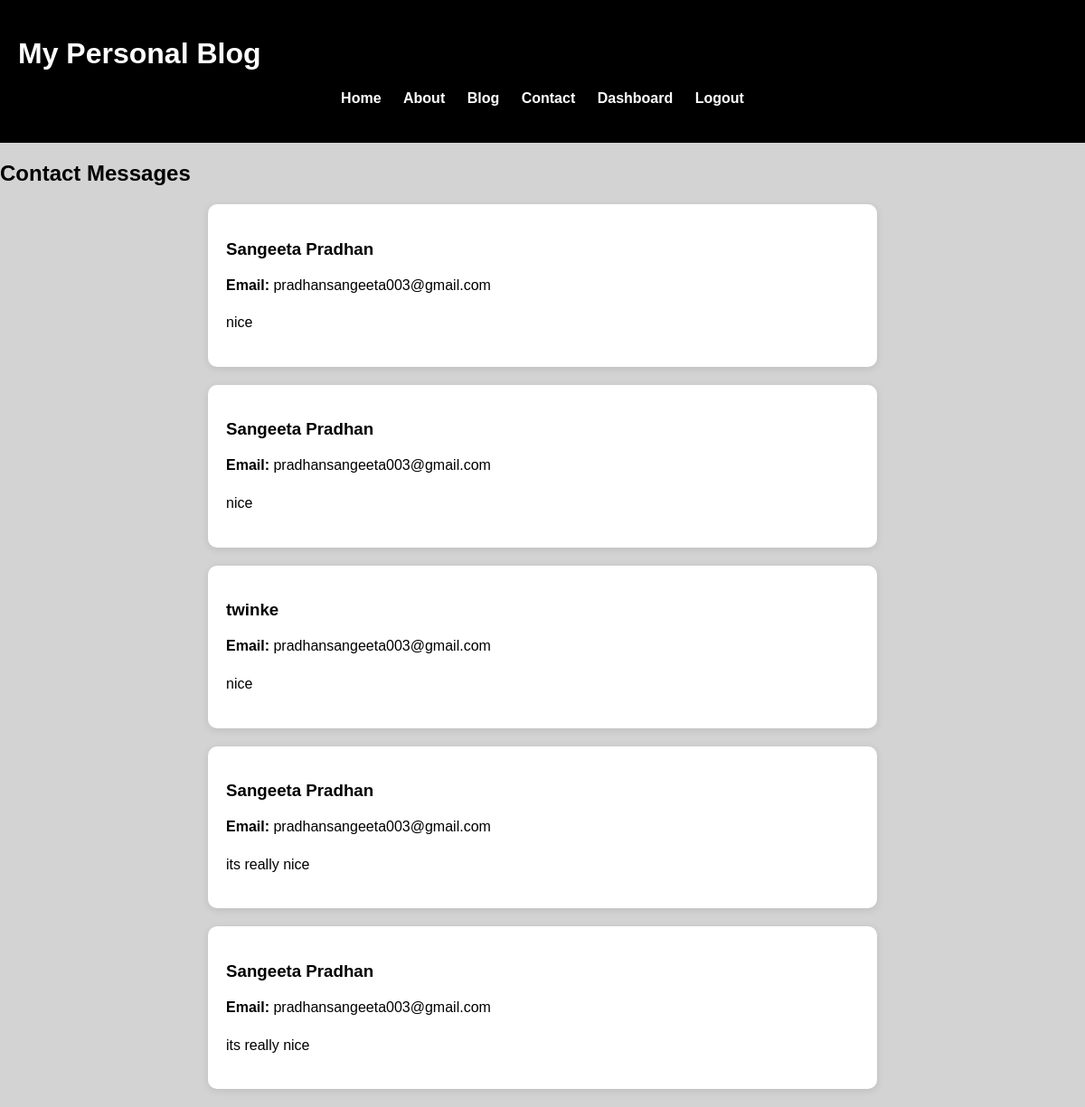
Page /messages (signed in) on the committed database.
### tables this page shows
CREATE TABLE messages (
        id INTEGER PRIMARY KEY AUTOINCREMENT,
        name TEXT NOT NULL,
        email TEXT NOT NULL,
        message TEXT NOT NULL
    );

### app.py (the view)
@app.route("/messages")
def messages():
    if "user_id" not in session:
        return redirect(url_for("login"))
    connection = sqlite3.connect("blog.db")
    connection.row_factory = sqlite3.Row
    messages = connection.execute(
        "SELECT * FROM messages ORDER BY id DESC"
    ).fetchall()
    connection.close()
    return render_template("messages.html", messages=messages)

### templates/messages.html (shortened to what this page needs)
<!DOCTYPE html>
<html>
<head>
    <link rel="stylesheet"
          href="{{ url_for('static', filename='style.css') }}">
</head>
<body>
    <header>
        <h1>My Personal Blog</h1>
        <nav>
            <a href="/">Home</a>
            <a href="/about">About</a>
            <a href="/blog">Blog</a>
            <a href="/contact">Contact</a>
            <a href="/dashboard">Dashboard</a>
            <a href="/logout">Logout</a>
        </nav>
    </header>
    <main>
        <h2>Contact Messages</h2>
        {% for message in messages %}
        <article>
            <h3>{{ message["name"] }}</h3>
            <p>
                <strong>Email:</strong>
                {{ message["email"] }}
            </p>
            <p>
                {{ message["message"] }}
            </p>
        </article>
        {% else %}
        <p>No messages yet.</p>
        {% endfor %}
    </main>
</body>
</html>

### static/style.css (style rules this page uses)
body { margin: 0; background-color: lightgray; font-family: Arial, sans-serif; }
header { background-color: black; color: white; padding: 20px; }
nav a { color: white; margin: 10px; }
article { background: white; padding: 20px; margin: 20px auto; max-width: 700px; border-radius: 10px; box-shadow: 0 2px 8px rgba(0, 0, 0, 0.1); }
article h3 { margin-bottom: 10px; }
article p { line-height: 1.6; }
nav { text-align: center; margin: 20px 0; }
nav a { margin: 0 10px; text-decoration: none; font-weight: bold; color: white; }

### rows in the picture
messages: name "Sangeeta Pradhan", email "pradhansangeeta003@gmail.com", message "nice"
messages: name "Sangeeta Pradhan", email "pradhansangeeta003@gmail.com", message "nice"
messages: name "twinke", email "pradhansangeeta003@gmail.com", message "nice"
messages: name "Sangeeta Pradhan", email "pradhansangeeta003@gmail.com", message "its really nice"
messages: name "Sangeeta Pradhan", email "pradhansangeeta003@gmail.com", message "its really nice"
